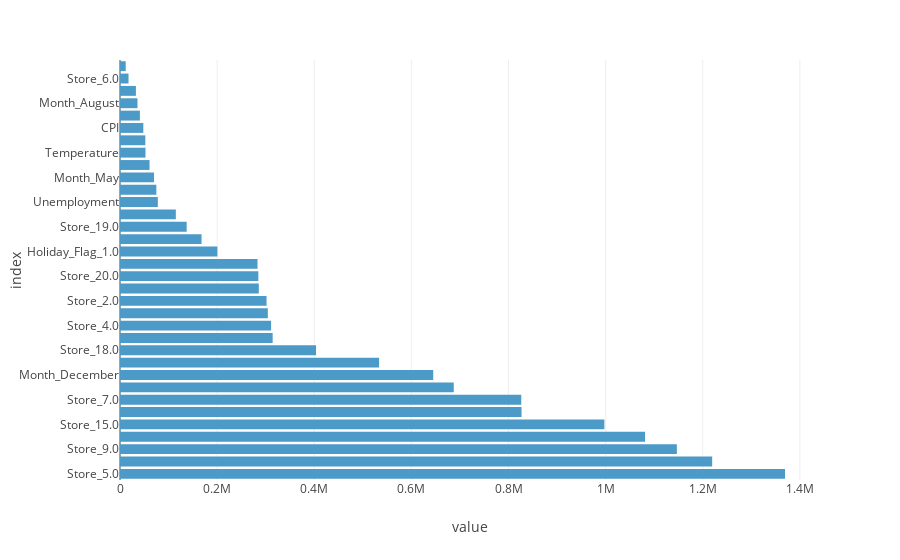

This figure's notebook cell:
### Code cell
# Plot coefficients
fig = px.bar(feature_importance, orientation = 'h')
fig.update_layout(showlegend = False, 
                  margin = {'l': 120} # to avoid cropping of column names
                 )
fig.show()

### Figure 1 — Plotly figure (JSON) as saved in the notebook; plotly's stock layout.template omitted (floating-point values rounded to 4 significant figures)
{"data": [{"alignmentgroup": "True", "hovertemplate": "variable=coefficients<br>value=%{x}<br>index=%{y}<extra></extra>", "legendgroup": "coefficients", "marker": {"color": "#4B9AC7", "pattern": {"shape": ""}}, "name": "coefficients", "offsetgroup": "coefficients", "orientation": "h", "showlegend": true, "textposition": "auto", "type": "bar", "x": [1369000.0, 1219000.0, 1147000.0, 1081000.0, 997400.0, 826900.0, 826300.0, 687300.0, 645000.0, 533500.0, 403600.0, 314400.0, 311100.0, 304400.0, 301800.0, 285800.0, 284900.0, 283200.0, 200500.0, 167900.0, 137300.0, 115000.0, 77900.0, 74840.0, 70100.0, 60830.0, 52510.0, 52150.0, 48000.0, 40970.0, 36020.0, 32740.0, 17540.0, 11770.0], "xaxis": "x", "y": ["Store_5.0", "Store_3.0", "Store_9.0", "Store_16.0", "Store_15.0", "Store_17.0", "Store_7.0", "Store_8.0", "Month_December", "Store_14.0", "Store_18.0", "Store_11.0", "Store_4.0", "Month_February", "Store_2.0", "Store_13.0", "Store_20.0", "Store_10.0", "Holiday_Flag_1.0", "Month_November", "Store_19.0", "Month_June", "Unemployment", "Month_March", "Month_May", "Month_October", "Temperature", "Month_January", "CPI", "Month_September", "Month_August", "Month_July", "Store_6.0", "Year"], "yaxis": "y"}], "layout": {"barmode": "relative", "legend": {"title": {"text": "variable"}, "tracegroupgap": 0}, "margin": {"l": 120, "t": 60}, "showlegend": false, "xaxis": {"anchor": "y", "domain": [0, 1], "title": {"text": "value"}}, "yaxis": {"anchor": "x", "domain": [0, 1], "title": {"text": "index"}}}}
